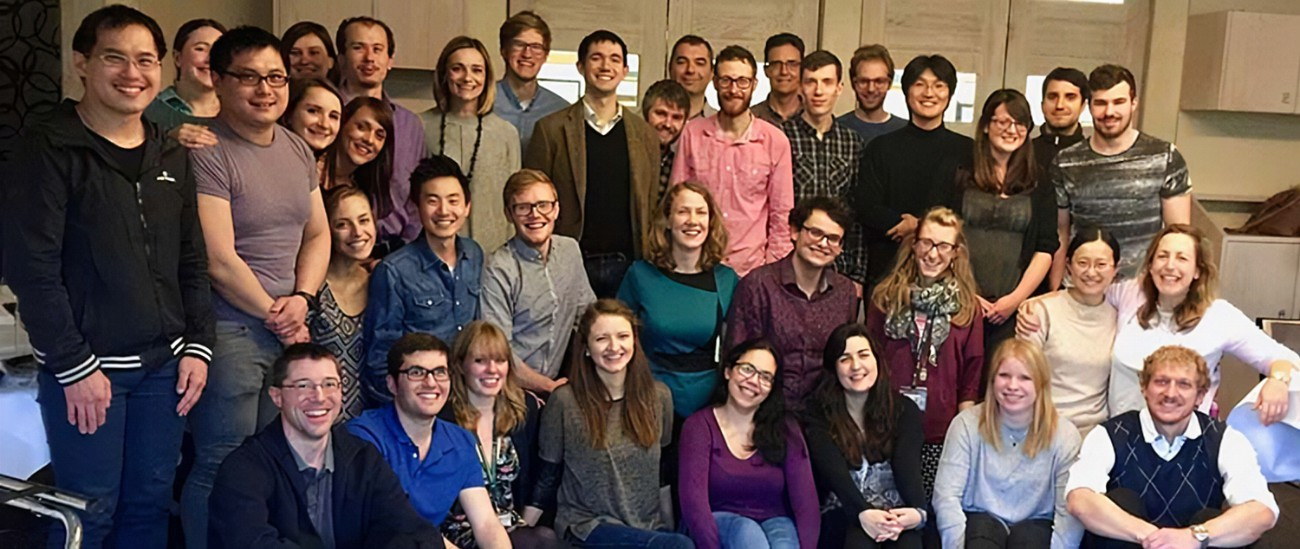
#> input picture Face Detection/group.jpg, 1300 x 549 px
$ python face_detect.py
#> lines starting #> are read from the running program, lines starting #| are printed output that depends on the picture; after the words box and inside, x2 and y2 are one past the last pixel; in counts of white or black regions, pixels touching at a corner belong together
import cv2 as cv

img = cv.imread('group.jpg')
#> img is the input picture: shape (549, 1300, 3); mean B, G, R 79.2, 85, 102.5
# img = cv.resize(img, (400, 600), interpolation=cv.INTER_AREA)
cv.imshow('Group Pic', img)

# Gray scale because uses edges to detect the face
gray = cv.cvtColor(img, cv.COLOR_BGR2GRAY)
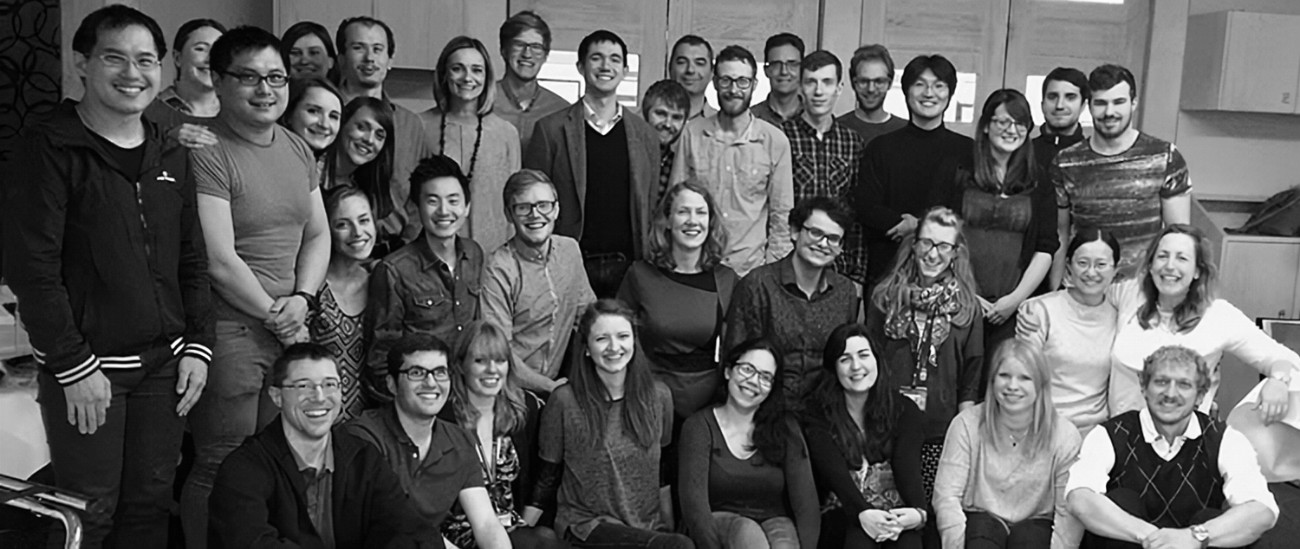
#> gray: shape (549, 1300); min 0, max 255, mean 89.6
cv.imshow('Gray', gray)

# Haar Cascade Classifier to classifies either its a face or not
haar_cascade = cv.CascadeClassifier('haarcascade_frontalface_default.xml')

# Detect the face
faces_rect = haar_cascade.detectMultiScale(gray, scaleFactor=1.1, minNeighbors=3) # minNeighbors is the min no. of neighbors to detect the face
#> faces_rect = 39 rows, first 6: [986, 107, 39, 39], [903, 65, 50, 50], [503, 27, 48, 48], [282, 34, 46, 46], [760, 45, 48, 48], [794, 62, 51, 51]
print(f'Number of faces found = {len(faces_rect)}')
#| Number of faces found = 39

# Draw rectangle around the face
for (x, y, w, h) in faces_rect:
    cv.rectangle(img, (x,y), (x+w, y+h), (0, 255, 0), thickness=2)
#> this loop made 39 passes
#> (x, y, w, h) on passes 1 to 12: (986, 107, 39, 39), (903, 65, 50, 50), (503, 27, 48, 48), (282, 34, 46, 46), (760, 45, 48, 48), (794, 62, 51, 51), (847, 62, 48, 48), (1035, 77, 52, 52), (665, 191, 53, 53), (340, 26, 57, 57), (580, 38, 51, 51), (666, 42, 51, 51)
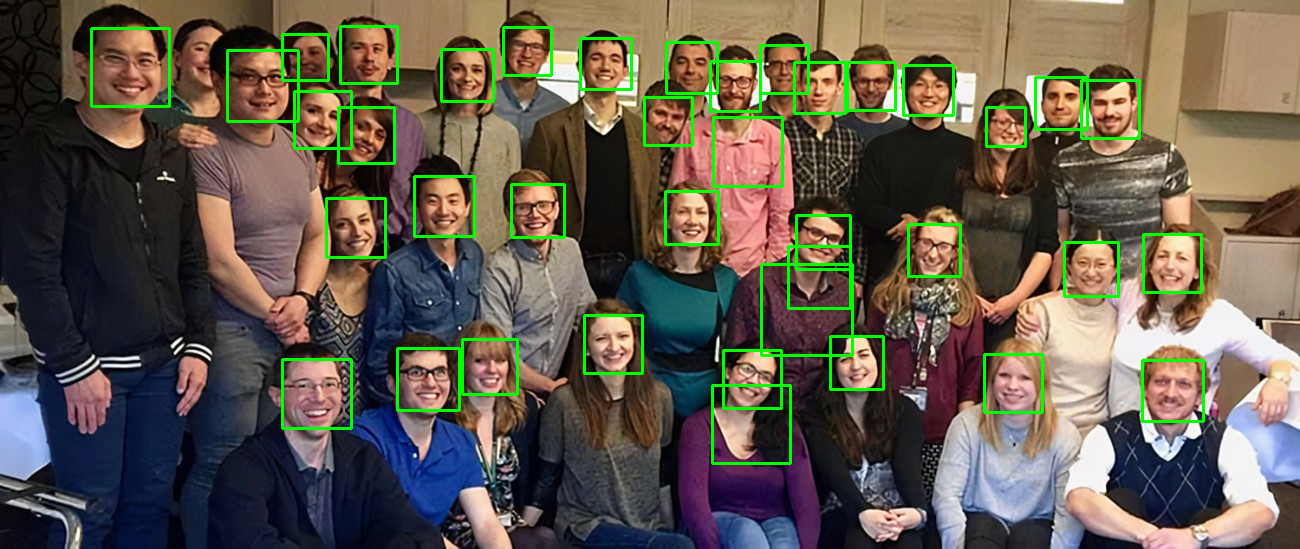
#> img: shape (549, 1300, 3); 3.66% of pixels changed, all inside (x1, y1, x2, y2) = (90, 25, 1205, 465)

cv.imshow('Detected Face', img)

cv.waitKey(0)

$ run again, with Face Detection/my_formal_pic.jpg copied over Face Detection/group.jpg
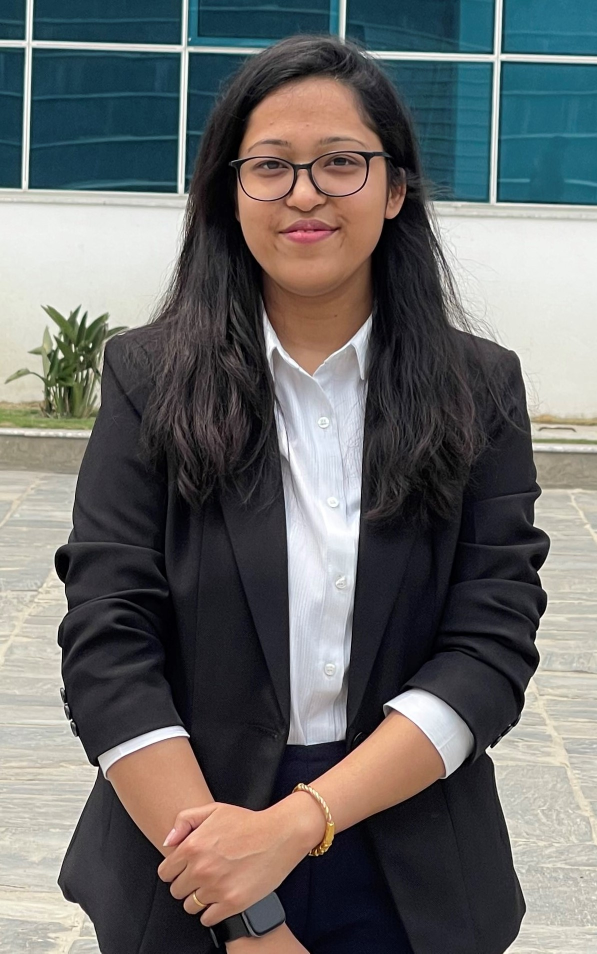
#> input picture Face Detection/my_formal_pic.jpg, 1194 x 1907 px (shown at 1/2 size)
#> img is the input picture: shape (1907, 1194, 3); mean B, G, R 104.2, 105, 104.6
#> `gray = cv.cvtColor(img, cv.COLOR_BGR2GRAY)`:
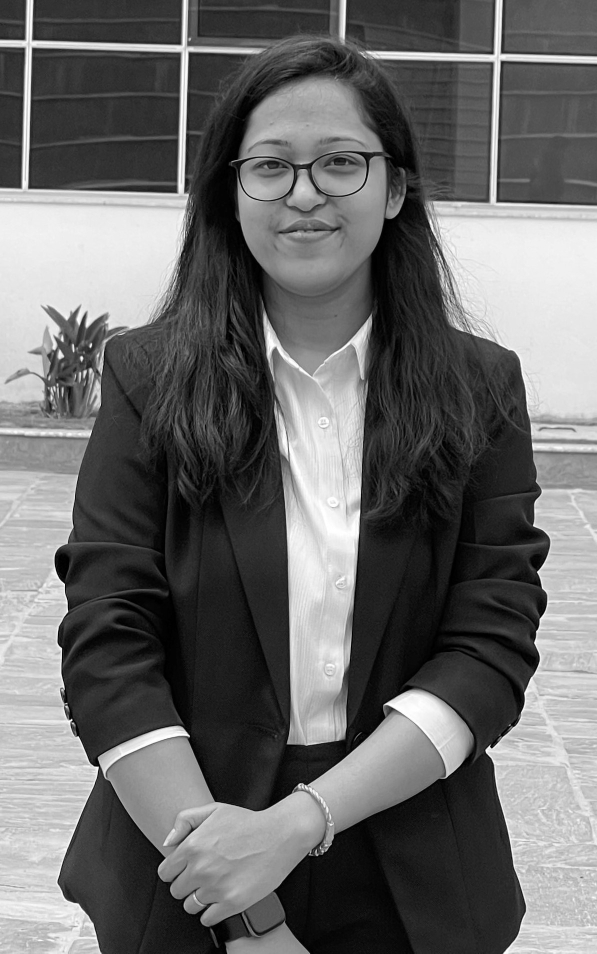
#> gray: shape (1907, 1194) (shown at 1/2 size); min 0, max 255, mean 104.8
#> faces_rect = [[845, 399, 88, 88], [424, 175, 389, 389]]
#| Number of faces found = 2
#> the loop `for (x, y, w, h) in faces_rect:` made 2 passes
#> after the loop `for (x, y, w, h) in faces_rect:`:
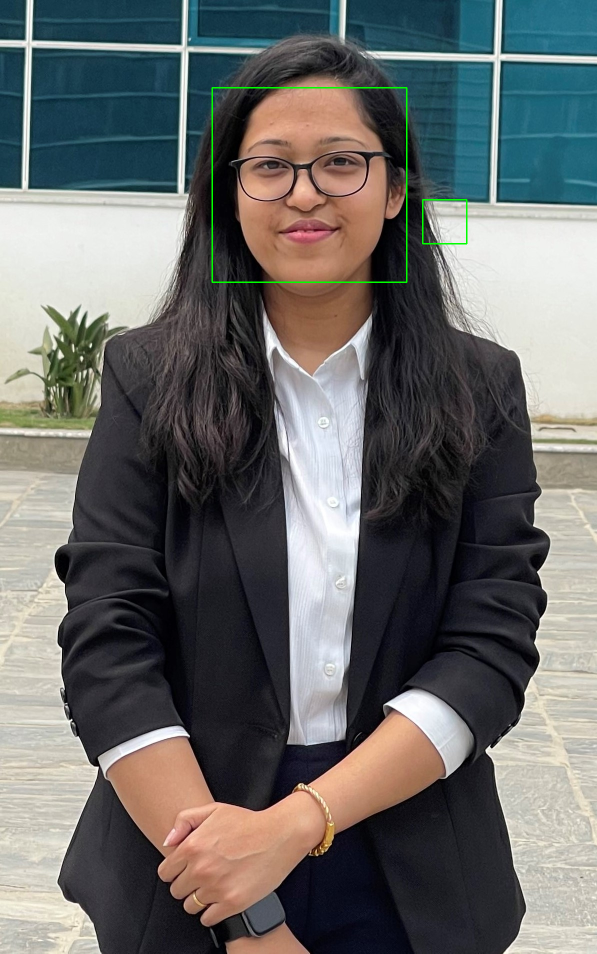
#> img: shape (1907, 1194, 3) (shown at 1/2 size); 0.25% of pixels changed, all inside (x1, y1, x2, y2) = (423, 174, 935, 566)
